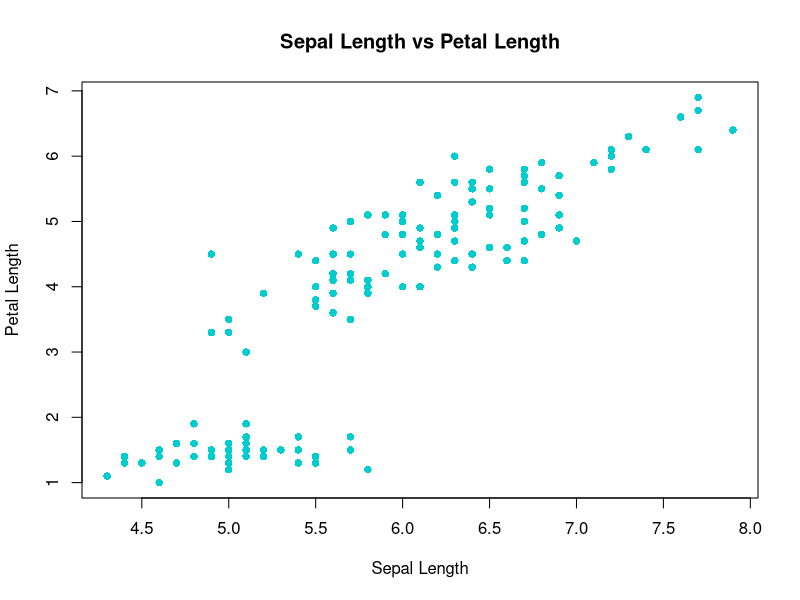
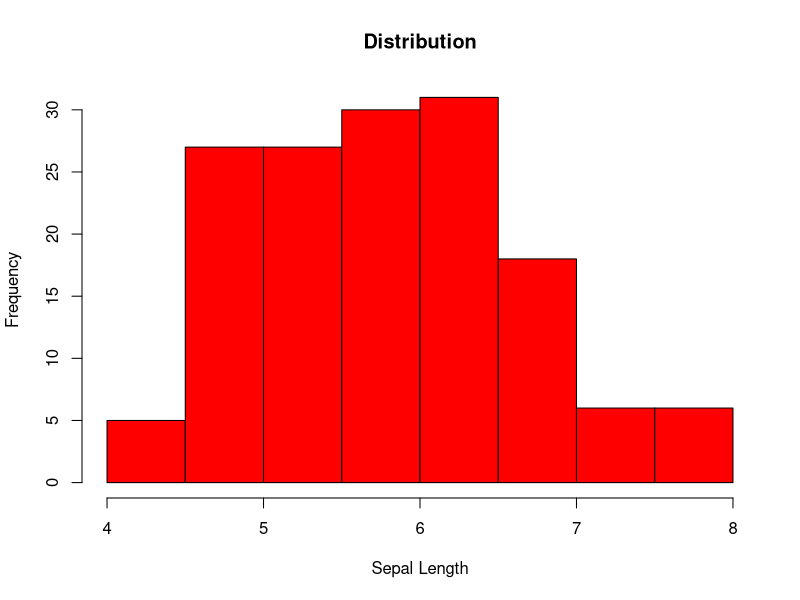
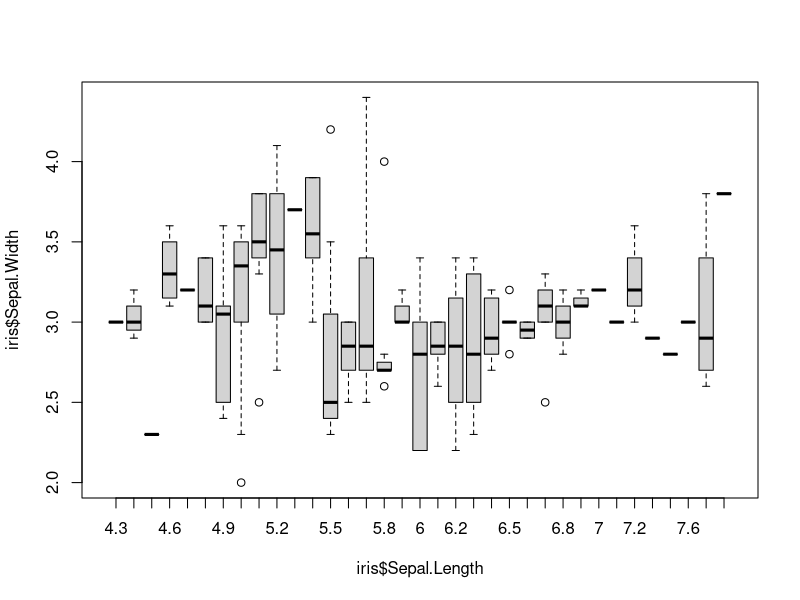
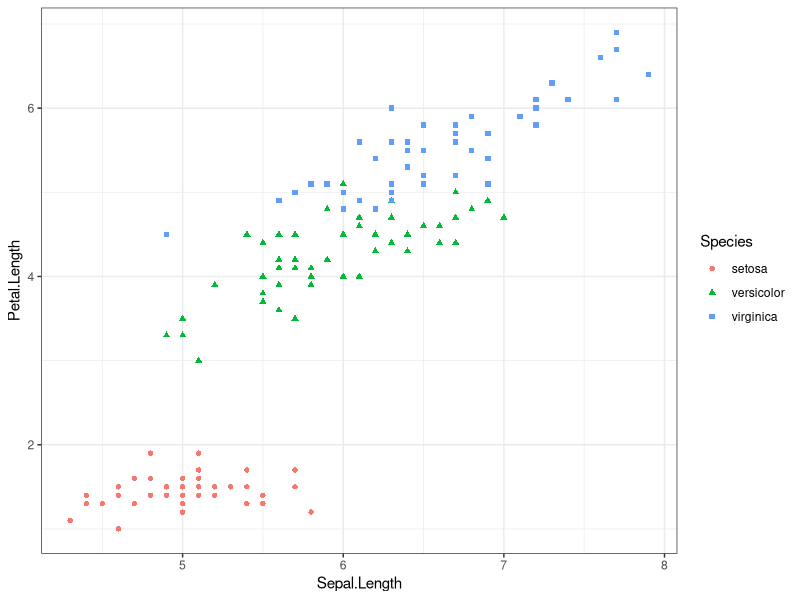
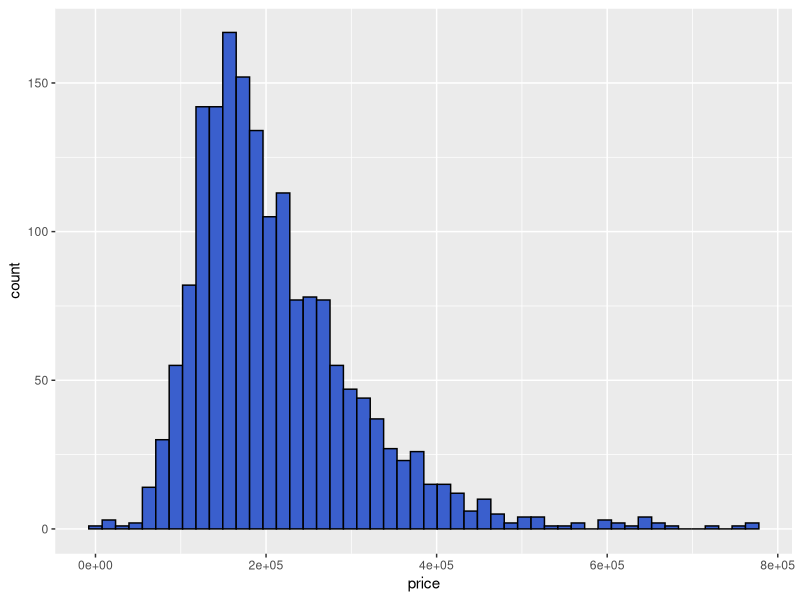
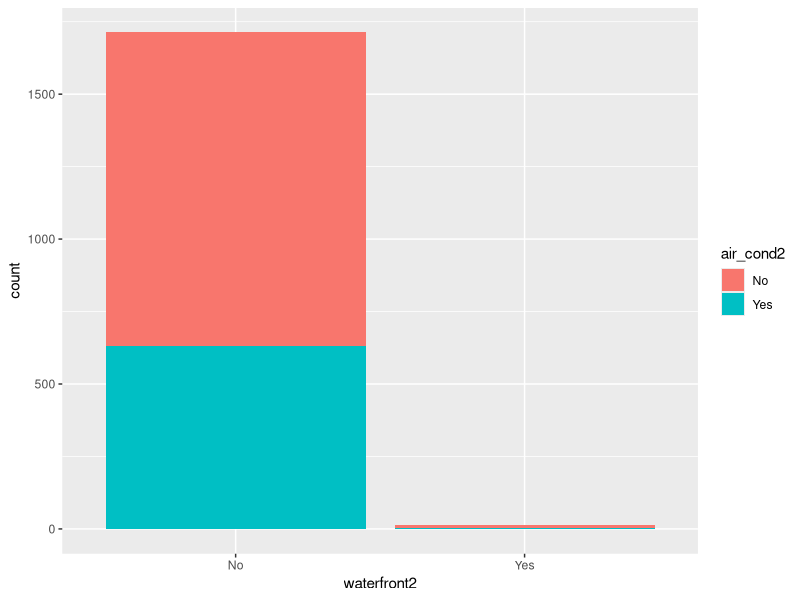
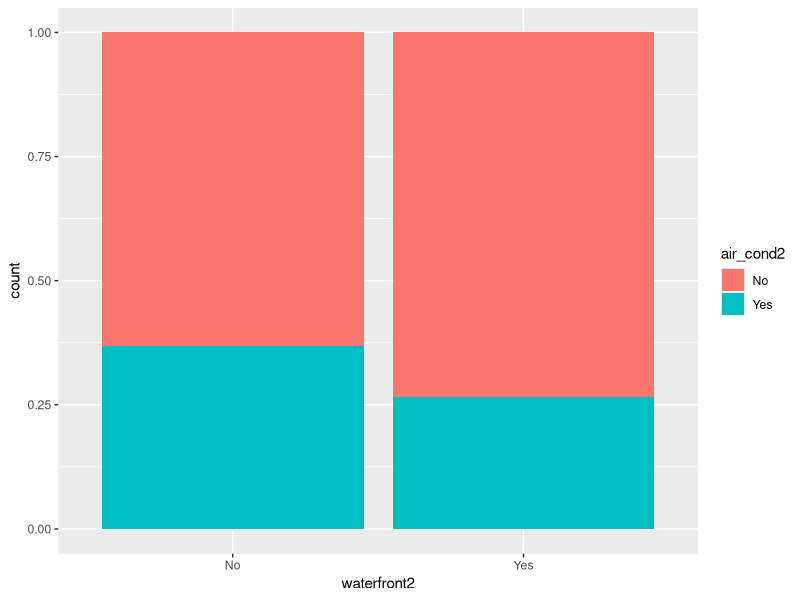
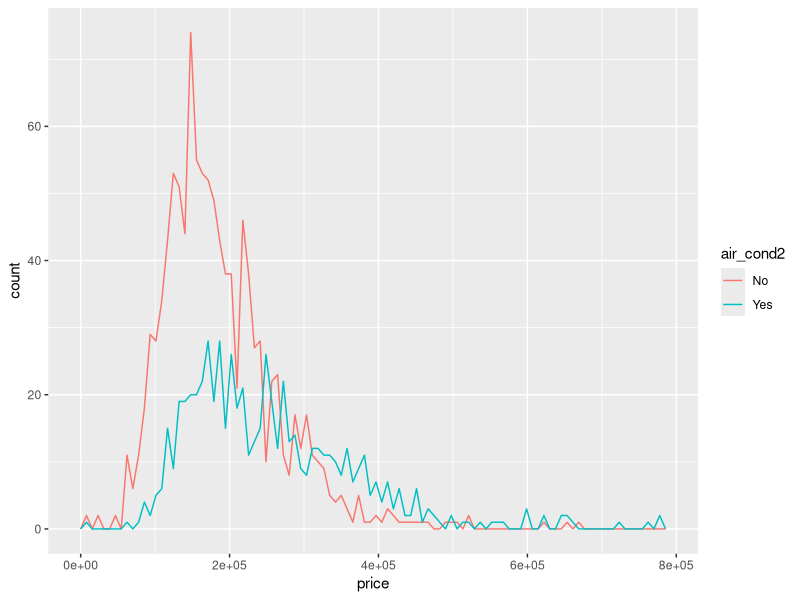

Write the R code that produced these figures, in order.
## ---- chunk 1
data <- read.csv("houses_new.csv")

View(data)

str(data)

## ---- chunk 2
data(iris)


str(iris)

# Scatter Plot
plot(iris$Sepal.Length, iris$Petal.Length,
    xlab = "Sepal Length",
    ylab = "Petal Length",
    main = "Sepal Length vs Petal Length",
    col="cyan3", pch=16)

# Histogram
hist(iris$Sepal.Length, xlab ="Sepal Length", main = "Distribution", col = "red")

#Boxplot
boxplot(iris$Sepal.Width~iris$Sepal.Length)

## ---- chunk 3
require(ggplot2)

ggplot(iris, aes(Sepal.Length,Petal.Length, col= Species, shape = Species)) +
  geom_point() +
  theme_bw()

## ---- chunk 4
house_new <- read.csv("houses_new.csv")

str(house_new)

#Histogram
ggplot(data = house_new, aes(x = price)) +
  geom_histogram(
    bins = 50,
    fill = "royalblue3",
    col = "black")

# Barplot
ggplot(data = house_new, aes(x = waterfront2, fill = air_cond2)) +
    geom_bar()


ggplot(data = house_new, aes(x = waterfront2, fill = air_cond2)) +
    geom_bar(position = "fill")

# Frequency Polygon
ggplot(data = house_new, aes(x = price, col = air_cond2)) + 
  geom_freqpoly(bins=100)

ggplot(data = house_new, aes(x= factor(house_new$rooms), y = house_new$price, fill =air_cond2)) +
  geom_boxplot()

# Smooth line
ggplot(data = house_new, aes(x =living_area, y = price)) + 
  geom_smooth()

# Linear model
ggplot(data = house_new, aes(x = living_area, y = price)) + 
  geom_point() +
  geom_smooth(method = "lm", se = F) +
  facet_grid(~air_cond2)

## ---- chunk 5

